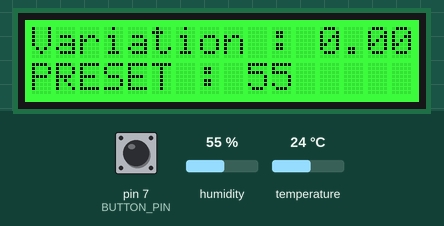
Simulated run of this sketch. Board: Arduino Uno, built with avr-gcc and run on an emulated ATmega328P. Parts: 16×2 character LCD. The inputs (shaded band) are chosen by the test bench; at power-on: humidity 55 %, pin 7 (BUTTON_PIN) HIGH, temperature 24 °C. What the sketch prints to the serial monitor is not drawn.

Above: at 1.2 s.
1.3 s: humidity set to 22 %
At 3.3 s:
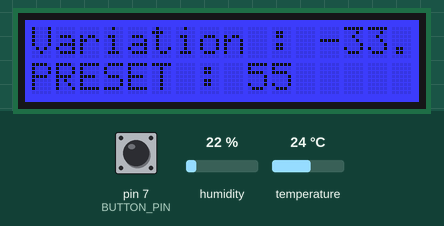
3.6 s: pin 7 (BUTTON_PIN) pulled LOW for 0.15 s
At 4.0 s:
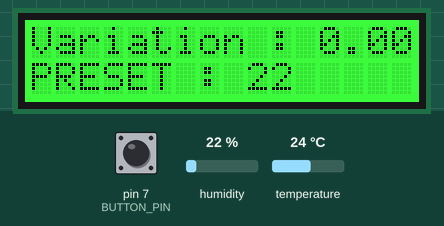
5.2 s: humidity set to 40 %
At 6.5 s:
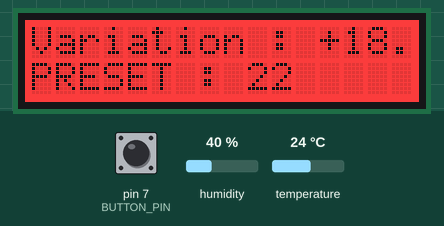
7.7 s: pin 7 (BUTTON_PIN) pulled LOW for 1 s
At 8.1 s:
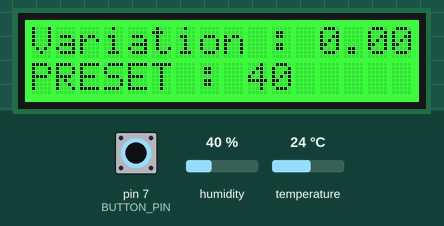
10.2 s: humidity set to 68 %
At 11.6 s:
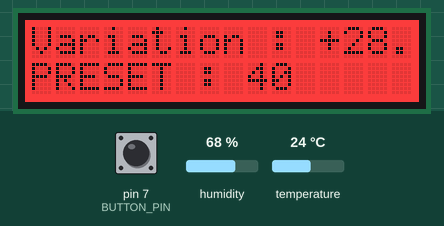
Timing chart, 0 to 12.7 s (numbered marks = the images above; inputs shaded):
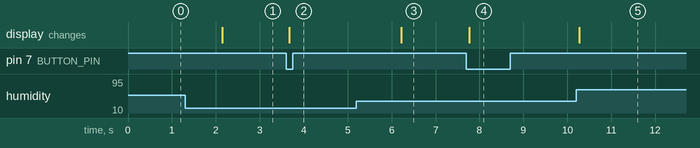

Measured:
- after the input at 1.3 s, the display: changes after 0.85 s (image 1)
- after the input at 3.6 s, the display: changes after 0.07 s (image 2)
- after the input at 5.2 s, the display: changes after 1.0 s (image 3)
- after the input at 7.7 s, the display: changes after 0.06 s (image 4)
- after the input at 10.2 s, the display: changes after 0.07 s (image 5)

The sketch:

sketch_jan22b.ino
```cpp
#include <DHTesp.h>
#include <DHT.h>
#include <DHT_U.h>
#include <Wire.h>
#include "rgb_lcd.h"
#include "DHT.h"

#define DHTPIN 12
#define DHTTYPE DHT11

rgb_lcd lcd;

const int colorR = 255;
const int colorG = 255;
const int colorB = 255;
const int BUTTON_PIN = 7;
int currentState;
int lastTemp;
int temp = 0;
bool clicked = false;

DHT dht(DHTPIN, DHTTYPE);

void setup() {
  Serial.begin(9600);
  pinMode(BUTTON_PIN, INPUT_PULLUP);

  dht.begin();
  Serial.println("Here we go !");

  // set up the LCD's number of columns and rows:
  lcd.begin(16, 2);

  lcd.setRGB(colorR, colorG, colorB);
}

void loop() {
  float humidity = dht.readHumidity();
  float temperature = dht.readHumidity();
  currentState = digitalRead(BUTTON_PIN);
  if (currentState == 1 ) {
    clicked = false;
    Serial.println(temperature);
  }
    if(temp == 0) {
      lcd.setCursor(0,0);
      lcd.print("");
      lastTemp = temperature;
      temp++;
    }

    lcd.setCursor(0, 0);
    lcd.print("Variation : ");
    if ( temperature - lastTemp > 0) {
      lcd.print("+");
      lcd.setRGB(255, 0, 0);
    } else if (temperature - lastTemp == 0) {
       lcd.setRGB(0, 255, 0);
    } else {
      lcd.setRGB(0, 0, 255);
    }

    lcd.println(temperature - lastTemp);

    lcd.setCursor(0, 1);

    lcd.print("PRESET : ");
    lcd.print(lastTemp);

  //BUTTON PART
   // read the state of the switch/button:

  if(currentState == 0 && clicked == false) {
    clicked = true;
    lcd.setCursor(0,0);
    lcd.print("");
    lastTemp = temperature;
    Serial.println("ACTION BOUTON");
  }
}
```
